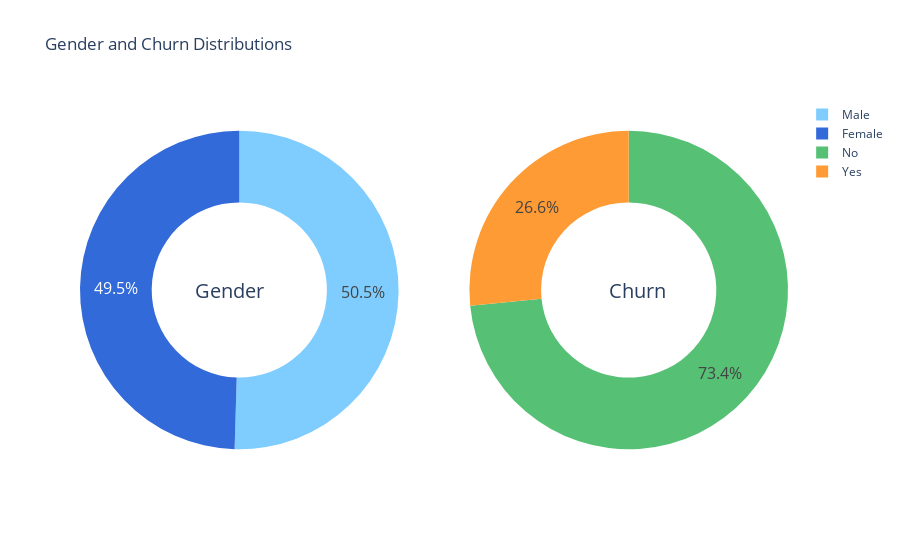

Notebook source saved alongside this figure:
### Markdown cell above
___

<a id = "7" ></a>
# <span style="font-family:serif; font-size:28px;"> 4. Visualizing The Data </span>
<a id = "missingvalue" ></a>

<span style="font-family:serif; font-size:23px;"> Gender Spread and Churn Distribution </span>

### Code cell
gender_labels = ['Male', 'Female']
churn_labels = ['No', 'Yes']
# Create subplots: use 'domain' type for Pie subplot
fig = make_subplots(rows=1, cols=2, specs=[[{'type':'domain'}, {'type':'domain'}]])
fig.add_trace(go.Pie(labels=gender_labels, values=df['gender'].value_counts(), name="Gender"),
              1, 1)
fig.add_trace(go.Pie(labels=churn_labels, values=df['Churn'].value_counts(), name="Churn"),
              1, 2)

# Use `hole` to create a donut-like pie chart
fig.update_traces(hole=.55, hoverinfo="label+percent+name", textfont_size=16)

fig.update_layout(
    title_text="Gender and Churn Distributions",
    # Add annotations in the center of the donut pies.
    annotations=[dict(text='Gender', x=0.16, y=0.5, font_size=20, showarrow=False),
                 dict(text='Churn', x=0.83, y=0.5, font_size=20, showarrow=False)])
fig.data[0].marker.colors = ('#7fcdff','#326ada')
fig.data[1].marker.colors = ('#56c175','#ff9b35')

#fig.data[1].marker.color = ('#326ada')
#fig.data[2].marker.color = ('#ff9b35')
#fig.data[3].marker.color = ('#56c175')
fig.show()

### Figure 1 — Plotly figure (JSON) as saved in the notebook; plotly's stock layout.template omitted (floating-point values rounded to 4 significant figures)
{"data": [{"domain": {"x": [0, 0.45], "y": [0, 1]}, "hole": 0.55, "hoverinfo": "label+percent+name", "labels": ["Male", "Female"], "marker": {"colors": ["#7fcdff", "#326ada"]}, "name": "Gender", "textfont": {"size": 16}, "type": "pie", "values": [3549, 3483]}, {"domain": {"x": [0.55, 1], "y": [0, 1]}, "hole": 0.55, "hoverinfo": "label+percent+name", "labels": ["No", "Yes"], "marker": {"colors": ["#56c175", "#ff9b35"]}, "name": "Churn", "textfont": {"size": 16}, "type": "pie", "values": [5163, 1869]}], "layout": {"annotations": [{"font": {"size": 20}, "showarrow": false, "text": "Gender", "x": 0.16, "y": 0.5}, {"font": {"size": 20}, "showarrow": false, "text": "Churn", "x": 0.83, "y": 0.5}], "title": {"text": "Gender and Churn Distributions"}}}
